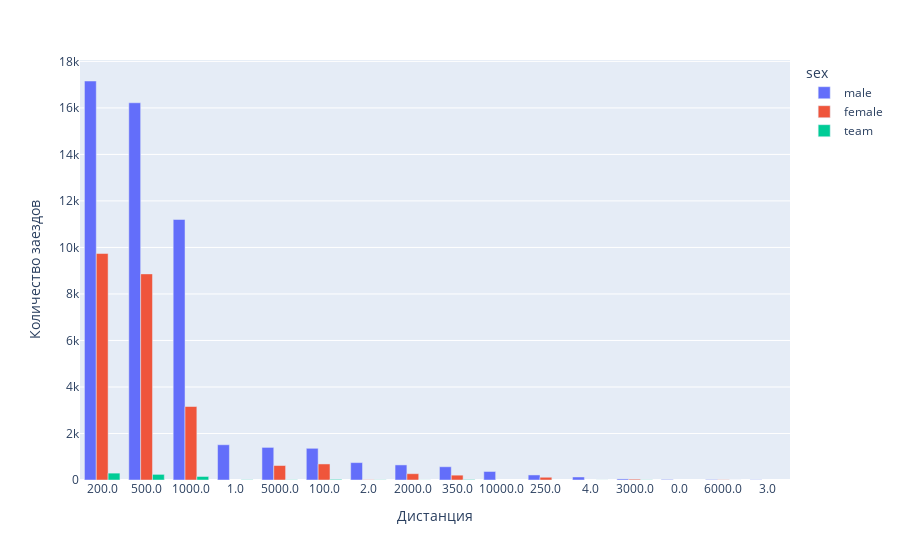

The code cell stored with this chart in its notebook:
### Code cell
# fig = px.bar(df,x = 'anme')
df_new = df.groupby(['sex', 'distance']).count().reset_index().sort_values(by='wett', ascending=False)
df_new['distance'] = df_new['distance'].astype(str)
df_new['sex'] = df_new['sex'].astype(str)
fig = px.bar(df_new, x = 'distance', y = 'wett', color = 'sex', barmode='group')
fig.update_layout(xaxis_title= 'Дистанция', yaxis_title='Количество заездов')

### Figure 1 — Plotly figure (JSON) as saved in the notebook; plotly's stock layout.template omitted (floating-point values rounded to 4 significant figures)
{"data": [{"alignmentgroup": "True", "hovertemplate": "sex=male<br>distance=%{x}<br>wett=%{y}<extra></extra>", "legendgroup": "male", "marker": {"color": "#636efa", "pattern": {"shape": ""}}, "name": "male", "offsetgroup": "male", "orientation": "v", "showlegend": true, "textposition": "auto", "type": "bar", "x": ["200.0", "500.0", "1000.0", "1.0", "5000.0", "100.0", "2.0", "2000.0", "350.0", "10000.0", "250.0", "4.0", "3000.0", "0.0", "6000.0", "3.0"], "xaxis": "x", "y": [17157, 16221, 11202, 1516, 1402, 1363, 748, 649, 570, 367, 217, 130, 46, 23, 21, 10], "yaxis": "y"}, {"alignmentgroup": "True", "hovertemplate": "sex=female<br>distance=%{x}<br>wett=%{y}<extra></extra>", "legendgroup": "female", "marker": {"color": "#EF553B", "pattern": {"shape": ""}}, "name": "female", "offsetgroup": "female", "orientation": "v", "showlegend": true, "textposition": "auto", "type": "bar", "x": ["200.0", "500.0", "1000.0", "100.0", "5000.0", "2000.0", "350.0", "250.0", "3000.0", "2.0", "6000.0"], "xaxis": "x", "y": [9738, 8863, 3160, 690, 622, 271, 208, 118, 36, 12, 11], "yaxis": "y"}, {"alignmentgroup": "True", "hovertemplate": "sex=team<br>distance=%{x}<br>wett=%{y}<extra></extra>", "legendgroup": "team", "marker": {"color": "#00cc96", "pattern": {"shape": ""}}, "name": "team", "offsetgroup": "team", "orientation": "v", "showlegend": true, "textposition": "auto", "type": "bar", "x": ["200.0", "500.0", "1000.0", "100.0", "350.0", "1.0", "5000.0", "2.0", "3000.0", "2000.0", "4.0", "6000.0"], "xaxis": "x", "y": [296, 242, 152, 28, 21, 11, 10, 8, 8, 3, 2, 1], "yaxis": "y"}], "layout": {"autosize": true, "barmode": "group", "legend": {"title": {"text": "sex"}, "tracegroupgap": 0}, "margin": {"t": 60}, "xaxis": {"anchor": "y", "autorange": true, "domain": [0, 1], "range": [-0.5, 15.5], "title": {"text": "Дистанция"}, "type": "category"}, "yaxis": {"anchor": "x", "autorange": true, "domain": [0, 1], "range": [0, 18060], "title": {"text": "Количество заездов"}, "type": "linear"}}}
